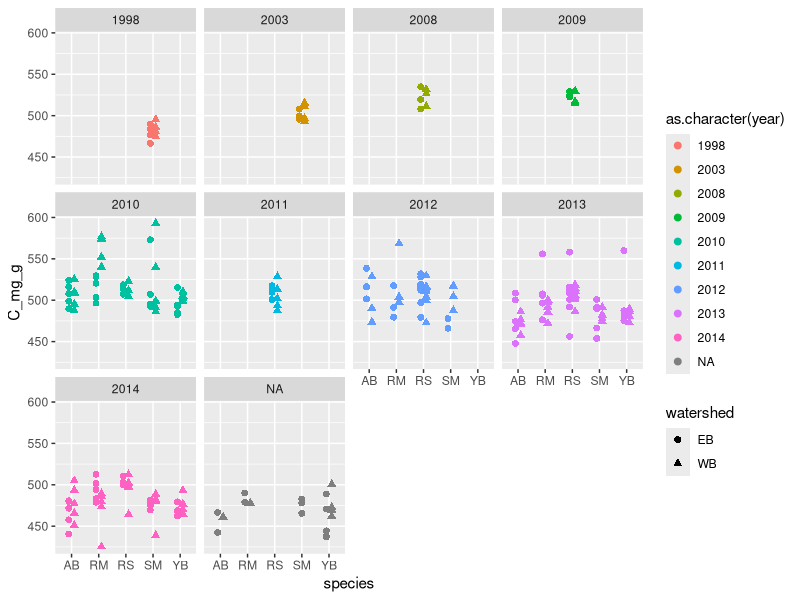

The R source for this figure: (Note: this script raises an error after producing the figure.)
library(tidyverse)
library(readxl)

# load files --------------------------------------------------------------
dbh = read.csv("data/veg_dbh.csv")
young = read.csv("data/veg_young_coeff.csv")



# calculate biomass using young equation -------------------------------------------------------------------------
# ln (weight-lbs) = B0 + B1 (ln(DBH-inches))

young2 = 
  young %>% 
  pivot_longer(-species) %>% 
  separate(name, sep = "_", into = c("tissue", "coefficient")) %>% 
  pivot_wider(names_from = "coefficient", values_from = "value")

veg_biomass1 = 
  dbh %>% 
  dplyr::select(plotID, watershed, forest, species, dbh_cm) %>% 
  left_join(young2, by = "species") %>% 
  mutate(dbh_in = dbh_cm/2.54,
         ln_biomass_lbs = b0 + b1 * log(dbh_in),
         biomass_lbs = exp(ln_biomass_lbs),
         biomass_kg = round(biomass_lbs * 0.4536, 2)) %>% 
  dplyr::select(plotID, watershed, forest, species, tissue, biomass_kg)

# split stem into stem-wood and stem-bark
veg_biomass_stem = 
  veg_biomass1 %>% 
  filter(tissue == "stem") %>% 
  mutate(stem_wood = if_else(species == "RS", biomass_kg * 0.87, biomass_kg * 0.88),
         stem_bark = if_else(species == "RS", biomass_kg * 0.13, biomass_kg * 0.12)) %>% 
  dplyr::select(plotID, watershed, forest, species, stem_wood, stem_bark) %>% 
  pivot_longer(-c(plotID, watershed, forest, species), 
               names_to = "tissue", values_to = "biomass_kg") %>% 
  mutate(biomass_kg = round(biomass_kg, 2))

# now add the stem-wood, stem_bark to the original file
veg_biomass = bind_rows(veg_biomass1, veg_biomass_stem)  

# summarize biomass
veg_biomass_summary = 
  veg_biomass %>% 
  group_by(watershed, forest, plotID, species, tissue) %>% 
  dplyr::summarise(biomass_kg_400m2 = sum(biomass_kg),
                   biomass_kg_ha = biomass_kg_400m2 * 100/4)



# chemistry files ---------------------------------------------------------

## foliage
foliage = read_excel("data/veg_chem_foliage.xlsx")
foliage_cleaned =
  foliage %>% 
  dplyr::rename(sample_id = `Sample ID`,
                d13C_permil = d13C,
                C_ug = `C Amount (ug)`,
                d13C_comment = `d13C Comment`,
                d15N_permil = d15N,
                N_ug = `N Amount (ug)`,
                d15N_comment = `d15N Comment`,
                TrayName = `Tray Name`,
                WellID = `Well Id`,
                material = `Type of Material`,
                enriched = `Enriched?`,
                sample_wt_mg = `Amount (mg)`,
                analysis_number = `Analysis Number`,
                year = yr,
                sample_number = `Sample #`,
                watershed = Watershed,
                species = Species
                ) %>% 
  # recode variables 
  mutate(watershed = recode(watershed, "West Bear" = "WB", "East Bear" = "EB"),
         species = case_when(
           species == "american beech"|species == "American beech" ~ "AB",
           species == "red maple"|species == "Red Maple" ~ "RM",
           species == "red spruce"|species == "Red Spruce" ~ "RS",
           species == "sugar maple"|species == "Sugar Maple"|species == "SM" ~ "SM",
           species == "yellow birch"|species == "Yellow birch" ~ "YB"),
         material = if_else(grepl("oliage", material), "foliage", material)) %>% 
  # calculate
  mutate(sample_wt_mg = as.numeric(sample_wt_mg),
         C_mg_g = C_ug/sample_wt_mg) %>% 
  dplyr::select(skip, year, material, watershed, species, 
                sample_wt_mg, C_ug, N_ug, C_mg_g, 
                d13C_permil, d15N_permil,
                TrayName, WellID, enriched, 
                plot, tree, 
                OurLabID, analysis_number, sample_id, analysis_number, sample_number, 
                d13C_comment, d15N_comment,
                source_file) %>% 
  filter(!is.na(material))
  
  

foliage_cleaned %>% 
  filter(material == "foliage" & is.na(skip) & !is.na(species)) %>% 
  ggplot(aes(y = C_mg_g, x = species, shape = watershed, color = as.character(year), group = watershed))+
  geom_point(size = 2,
             position = position_dodge(width = 0.4))+
  facet_wrap(~year)+
  NULL


## roots
roots = read_excel("data/veg_chem_roots.xlsx")

roots_cleaned = 
  roots %>% 
  dplyr::rename(sample_id = `Sample ID`,
                d13C_permil = d13C,
                C_ug = `C Amount (ug)`,
                d13C_comment = `d13C Comment`,
                d15N_permil = d15N,
                N_ug = `N Amount (ug)`,
                d15N_comment = `d15N Comment`,
                TrayName = `Tray Name`,
                WellID = `Well Id`,
                material = `Type of Material`,
                enriched = `Enriched?`,
                sample_wt_mg = `Amount (mg)`,
                analysis_number = `Analysis Number`,
                year = Yr,
                sample_id2 = `SampleID`,
                watershed = WS,
                forest = VEG,
                horizon = Horizon,
                sample_identifier = `Sample Identifier`,
                source_file = source,
                plot = Plot
  ) %>% 
  mutate(material = "roots",
         plot = as.character(plot)) %>% 
  # fix horizon levels
  filter(horizon != "BLANK") %>% 
  mutate(depth = recode(horizon,
                           "Oa" = "O", "Oe" = "O", "Oi" = "O",
                           "0-5" = "0-5cm", "5-25" = "5-25cm", "25-50" = "25-50cm",
                           "B05" = "0-5cm", "B525" = "5-25cm"),
         horizon2 = if_else(grepl("-", depth), "B", depth)) %>% 
  dplyr::select(-horizon) %>% 
  dplyr::rename(horizon = horizon2) %>% 
  dplyr::select(skip, material, watershed, forest, year, 
                plot, horizon, depth,
                sample_wt_mg, C_ug, N_ug, d13C_permil, d15N_permil,
                d13C_comment, d15N_comment,
                TrayName, WellID, enriched, 
                OurLabID, analysis_number, sample_id, analysis_number, 
                sample_id2, sample_identifier, source_file) %>% 
  mutate(C_ug = as.numeric(C_ug),
         sample_wt_mg = as.numeric(sample_wt_mg),
         C_mg_g = C_ug/sample_wt_mg)
  


## combined
combined_veg_chem = 
  bind_rows(foliage_cleaned, roots_cleaned) %>% 
  filter(sample_wt_mg > 0) %>% 
  filter(is.na(skip)) %>% 
  mutate(C_ug = round(C_ug, 3),
         N_ug = round(N_ug, 3),
         C_mg_g = round(C_mg_g, 3),
         d13C_permil = round(d13C_permil, 3),
         d15N_permil = round(d15N_permil, 3)) %>% 
  dplyr::select(material, year, watershed, forest, species, horizon, depth, 
                sample_wt_mg, C_ug, N_ug, C_mg_g, d13C_permil, d15N_permil,
                TrayName, WellID, enriched, plot, tree, 
                OurLabID, analysis_number, sample_id, d13C_comment, d15N_comment, source_file)



#
## output
foliage_cleaned %>% write.csv("data/processed/veg_chem_foliage_processed.csv", row.names = F)
roots_cleaned %>% write.csv("data/processed/veg_chem_roots_processed.csv", row.names = F)
combined_veg_chem %>% write.csv("data/processed/veg_concentrations.csv", row.names = F, na = "")


# plots -------------------------------------------------------------------

veg_biomass_summary %>% 
  filter(tissue == "total") %>% 
  mutate(compartment = str_sub(plotID, 1, 4)) %>% 
  ggplot(aes(y = biomass_kg_ha, x = watershed, fill = compartment, group = compartment))+
  #geom_point(position = position_dodge(width = 0.4))+
  geom_bar(stat = "identity", position = "stack", width = 0.2, color = 
             "black")


veg_biomass_summary %>% 
  filter(tissue == "total") %>% 
  mutate(compartment = str_sub(plotID, 1, 4)) %>%
  group_by(compartment, plotID) %>% 
  dplyr::summarise(biomass_kgha = sum(biomass_kg_ha, na.rm = T)) %>% 
  group_by(compartment) %>% 
  dplyr::summarise(biomass_kgha = mean(biomass_kgha, na.rm = T))
  
roots_cleaned %>% 
  ggplot(aes(x = forest, y = C_mg_g, color = watershed))+
  geom_point(position = position_dodge(width = 0.4))+
  facet_grid(horizon~.)

  levels(as.factor(roots_cleaned$horizon))
  